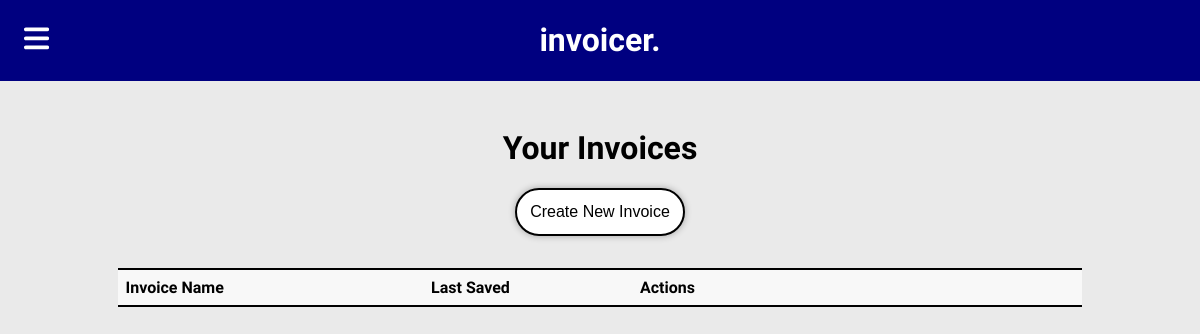
Before: /invoices (signed in) with the older database file.
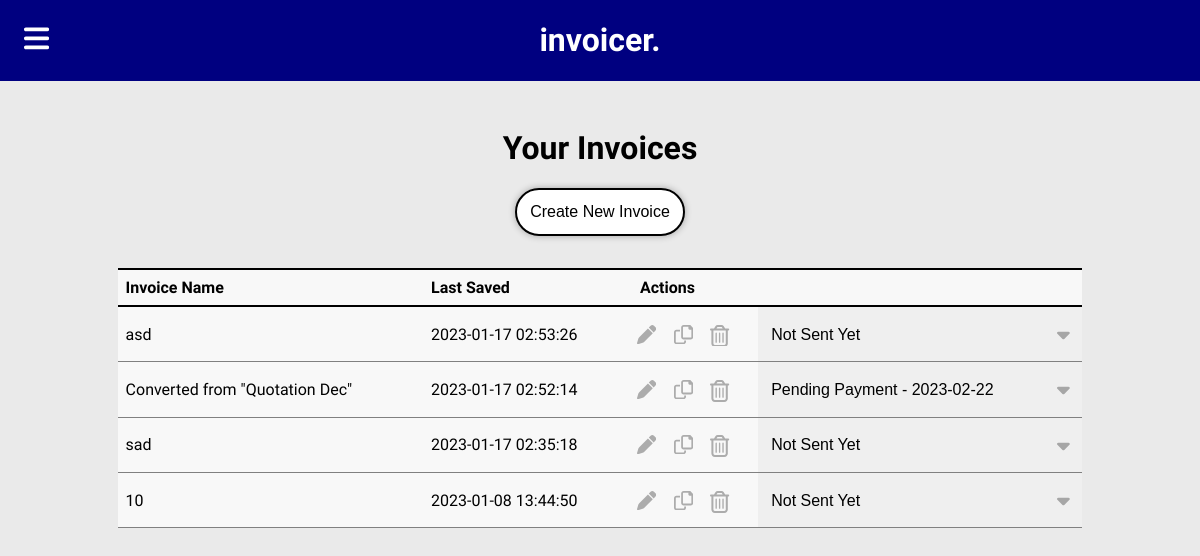
After: the same page with the newer database file.
### tables this page shows
CREATE TABLE invoice
(
    id INTEGER PRIMARY KEY,
    user_id INTEGER NOT NULL,
    last_saved TEXT NOT NULL
        DEFAULT (CURRENT_TIMESTAMP),
    title TEXT NOT NULL,
    sender_name TEXT NOT NULL,
    sender_details TEXT,
    recipient_details TEXT NOT NULL
        DEFAULT '[Recipient Details Here]',
    project_details TEXT NOT NULL
        DEFAULT '[Project Details Here]',
    send_date TEXT
        DEFAULT CURRENT_DATE,
    ref TEXT NOT NULL
        DEFAULT '[Reference No.]',
    due_date TEXT
        DEFAULT '[Due Date]',
    footnote TEXT
        DEFAULT '[Additional Information]',
    total_money TEXT NOT NULL
        DEFAULT '0',
    status INTEGER NOT NULL
        DEFAULT 1,
    status_date TEXT
        DEFAULT CURRENT_DATE,
    FOREIGN KEY (user_id) REFERENCES user(id) ON DELETE CASCADE
    FOREIGN KEY (status) REFERENCES status_code(id)
);

CREATE TABLE status_code
(
    id INTEGER PRIMARY KEY,
    status TEXT NOT NULL
);

### app.py (the view, shortened to what this page needs)
@app.route("/invoices", methods=['GET', 'POST'])
@login_required
def invoices():
    invoices = db.execute("SELECT * FROM invoice WHERE user_id = ? ORDER BY last_saved DESC", session['id'])
    statuses = db.execute("SELECT * FROM status_code")
    return render_template("invoices.html", invoices=invoices, statuses=statuses)

### helpers.py (called while the page is built)
def login_required(f):
    @wraps(f)
    def decorated_function(*args, **kwargs):
        if not session.get("id"):
            return redirect(url_for("login"))
        if not session.get("verified"):
            return render_template("verify.html")
        return f(*args, **kwargs)
    return decorated_function

### templates/invoices.html (shortened to what this page needs)
{% extends "template.html" %}
{% block main %}
<div class="index-head">
    <h1> Your Invoices </h1>
    <button type="button" id="index_create_invoice"> Create New Invoice </button>
</div>
<div class="index-page">
    <table class="index-table" id="invoice-index">
        <thead>
            <tr>
                <th class="index-name"> Invoice Name </th>
                <th class="index-date"> Last Saved </th>
                <th class="index-actions"> Actions </th>
            </tr>
        </thead>
        <tbody>
            {% for invoice in invoices %}
                <tr>
                    <td class="index-name">{{invoice['title']}}</td>
                    <td class="index-date">{{invoice['last_saved']}}</td>
                    <td class="index-actions">
                        <form method="post">
                            <button type="button" name="edit" value="EDIT">
                            </button>
                            <button type="submit" name="copy" value="COPY">
                            </button>
                            <button type="submit" name="delete" value="DELETE">
                            </button>
                            <select name="status" class="payment-status">
                                {% for status in statuses %}
                                <option value="{{status['id']}}"
                                {% if invoice['status'] == status['id'] %}selected="selected"{% endif %}>
                                    {{status['status']}}
                                    {% if status['id'] == 2 %}
                                        - {{invoice['due_date']}}
                                    {% endif %}
                                </option>
                                {% endfor %}
                            </select>
                        </form>
                    </td>
                </tr>
            {% endfor %}
        </tbody>
    </table>
</div>
{% endblock %}

### templates/template.html (shortened to what this page needs)
<!DOCTYPE html>
<html lang="en">
    <head>
        <link rel="stylesheet" href="../static/css/main.css">
        <link rel="stylesheet" href="../static/css/register.css">
        <link rel="stylesheet" href="../static/css/view_file.css">
        <link rel="stylesheet" href="../static/css/quotations.css">
        <link rel="stylesheet" href="../static/css/index.css">
        <link rel="stylesheet" href="../static/css/verify.css">
        <link rel="stylesheet" href="../static/css/accountsettings.css">
    </head>
    <body>
        <div class="header">
            {% if session['id'] %}
                <div id="menuButton">
                </div>
            {% endif %}
            <h1><a href="/">invoicer.</a></h1>
        </div>
        <div class="page">
            {% block main %}
            {% endblock %}
        </div>
    </body>
</html>

### static/css/main.css (style rules this page uses)
html, body { overscroll-behavior: none; margin: 0; padding: 0; width: 100%; height: 100%; }
body { font-family: Inter Tight, Arial; -webkit-box-sizing: border-box; -moz-box-sizing: border-box; box-sizing: border-box; font-size: 1em; background-color: rgb(234, 234, 234); }
.header { background-color: navy; text-align: center; overflow: auto; }
.header a { color: white; text-decoration: none; }
#menuButton { position: absolute; top: 0; left: 0; padding: 1.5rem; opacity: 0.7; color: white; }
#menuButton svg { fill: white; height: 1.8rem; }
.page { margin: 3rem 4rem 12rem 4rem; padding-bottom: 10rem; transition: padding 1s; }

### static/css/view_file.css (style rules this page uses)
:root { --subcolor: lightblue; --subcolor: #bccada; }

### static/css/quotations.css (style rules this page uses)
.index-head { text-align: center; margin: 2rem; }
.index-head button { background-color: white; font-size: 1em; font-weight: 500; padding: 0.8rem; border: 2px solid black; border-radius: 2rem; box-shadow: 0 0 7px rgba(0, 0, 0, 0.3); transition-duration: 0.5s; }
.index-page { display: flex; justify-content: center; }
.index-table { table-layout: fixed; font-size: 1em; text-align: left; width: 90%; min-width: 700px; background-color: rgb(248, 248, 248); }
.index-table, .index-table th, .index-table td { border-collapse: collapse; padding: 0.5rem; }
.index-table th { border-top: 2px solid black; border-bottom: 2px solid black; }
.index-table td { border-bottom: 1px solid grey; padding-top: 1rem; padding-bottom: 1rem; }
th.index-name { width: 30%; }
th.index-date { width: 20%; }
td.index-name { white-space: nowrap; overflow: hidden; text-overflow: ellipsis; }
.index-table tbody tr { transition: all 0.3s; }
.index-table form { display: flex; align-items: center; height: 100%; position: relative; z-index: 1; }
td.index-actions { padding: 0; }
.index-actions button { border: none; background-color: transparent; border-radius: 5px; padding: 0.3rem; margin-right: 0.5rem; min-width: 1.8rem; height: 1.8rem; cursor: pointer; opacity: 30%; }
.payment-status { appearance: none; border: none; height: 3.4rem; width: 20rem; padding: 0 1.5rem 0 0.8rem; margin-left: 1rem; overflow: hidden; display: flex; flex-grow: 1; font-size: 1em; }

Changed rows visible on the page:
added invoice: title "asd", last_saved "2023-01-17 02:53:26", status "Not Sent Yet"
added invoice: title "Converted from \"Quotation Dec\"", last_saved "2023-01-17 02:52:14", status "Pending Payment - 2023-02-22"
added invoice: title "sad", last_saved "2023-01-17 02:35:18", status "Not Sent Yet"
added invoice: title "10", last_saved "2023-01-08 13:44:50", status "Not Sent Yet"
